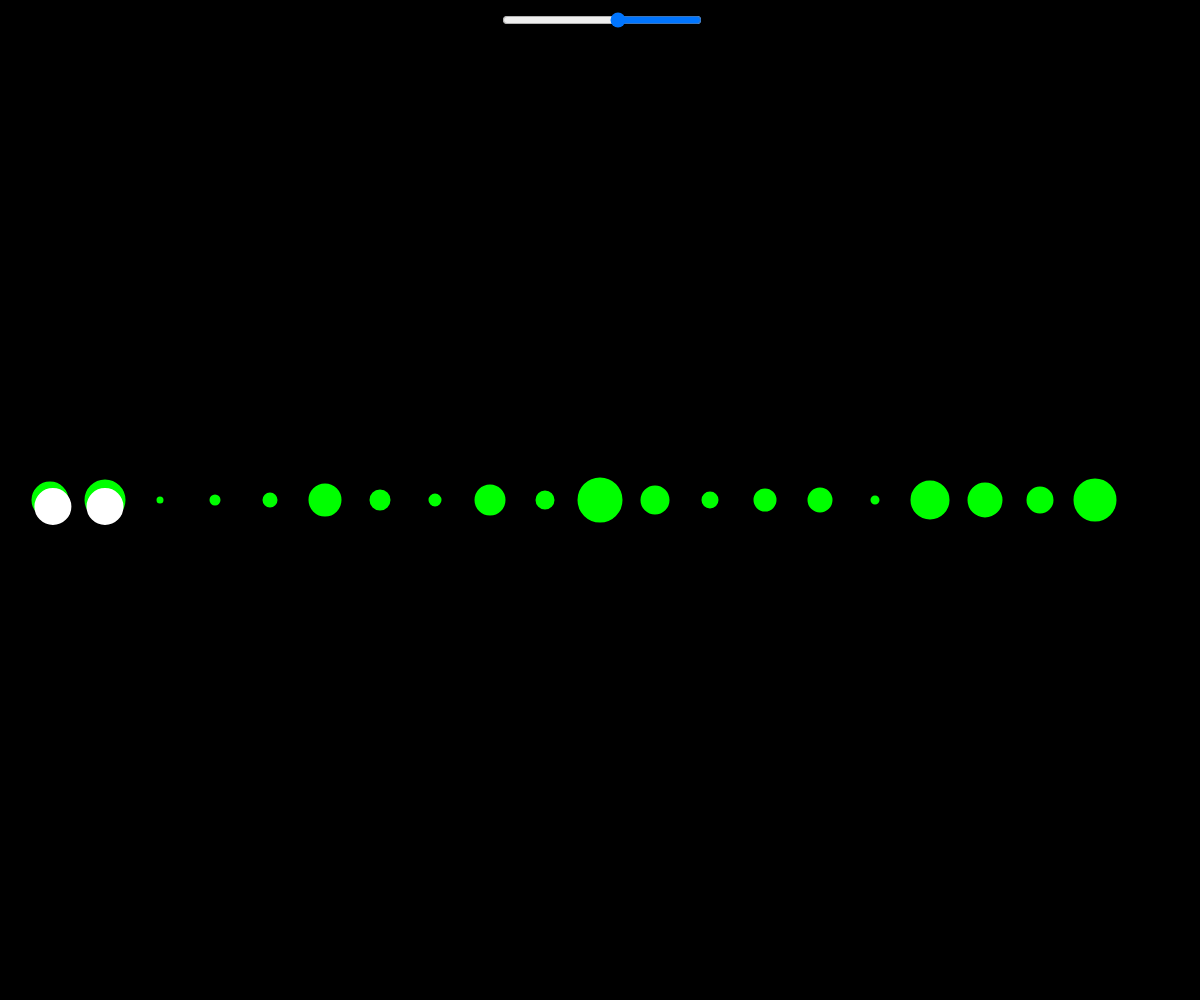
Frame 1 (no input)
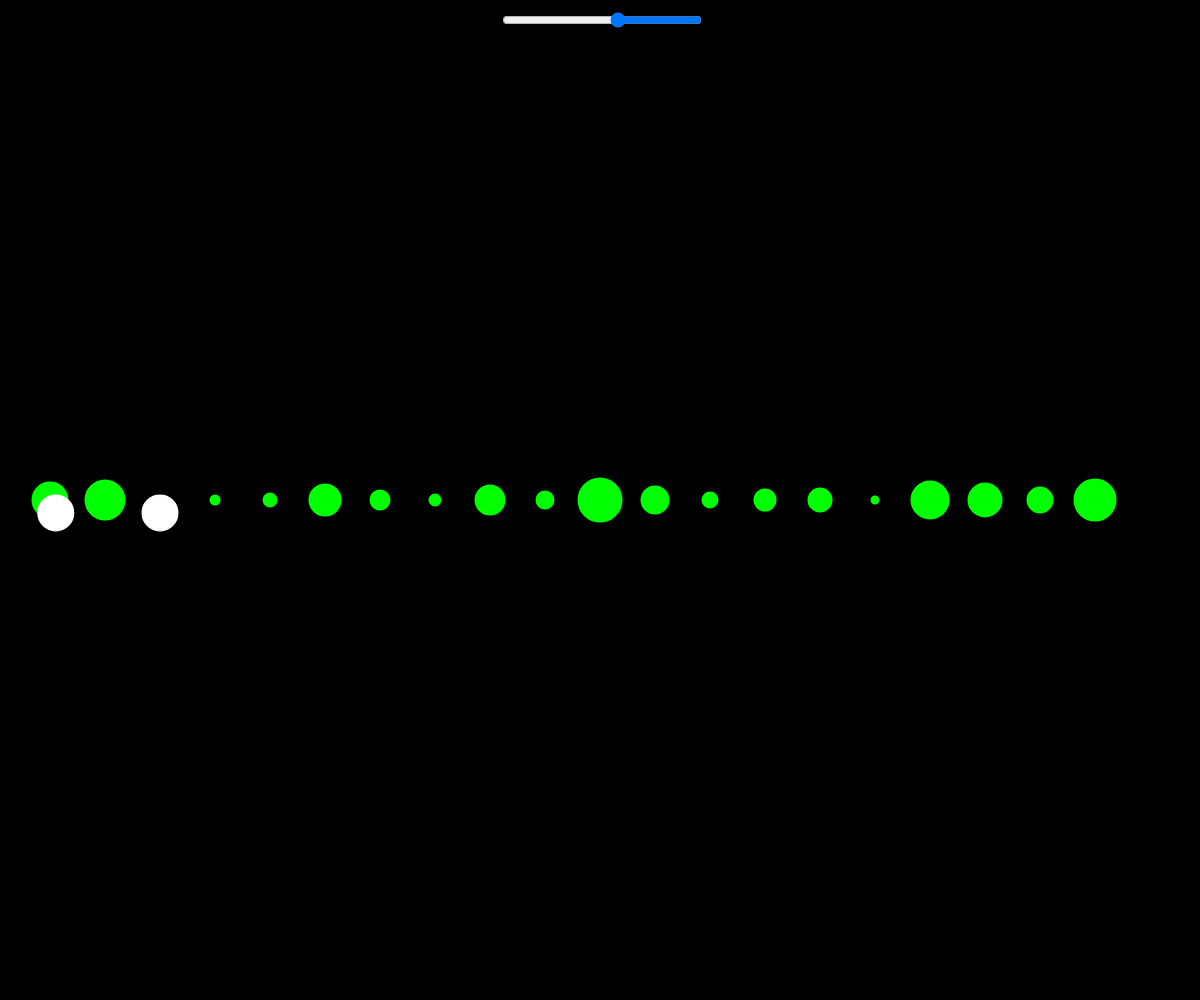
Frame 2 (the mouse pressed at the canvas centre, redrawn once)

The p5.js sketch that drew these frames (run headless with seeded random() and noise() and a simulated clock; the mouse was pressed at the canvas centre and the sketch redrawn once):

// p5.js sketch
// ── sketch.js
let list = new Array(20);
let lookup = [];
let unitW, unitH;
let slider;
const offset = 50;

function setup() {
	createCanvas(windowWidth, windowHeight);

	slider = createSlider(0.3, 2, 1, 0.1);
	slider.style('width', '200px');
	slider.style('direction', 'rtl');
	slider.position(width/2 - 100, 10);
	slider.elt.title = "Speed";

	unitW = (width-2*offset) / list.length;
	unitH = height / list.length;

	list = list.fill().map(() => Math.random());
	let sortedList = list.slice().sort();
	for (let i = 0; i < sortedList.length; i++) {
		lookup[sortedList[i]] = i;
	}

	strokeWeight(2);
	textSize(20);
	textAlign(CENTER, TOP);
	
	noLoop();

	quicksort(list).then(() => cleanAnimation());
}

function draw() {}

function swap(list, i, j) {
	let temp = list[i];
	list[i] = list[j];
	list[j] = temp;
}

async function quicksort(list, low, high) {
	if (typeof low == "undefined") {low = 0; high = list.length-1;}	
	if (low >= high){return Promise.resolve("instantly");}

	let pivotIndex = await pivot(list, low, high);
	await quicksort(list, low, pivotIndex-1);
	await sleep(500*slider.value());
	await quicksort(list, pivotIndex+1, high);
	return sleep(500*slider.value());
}

async function pivot(list, low, high) {
	let pivot = list[low];
	let i = low;
	let j = high+1;

	await animatePivot(list, low, high);
	while(i < j) {
		while(list[++i] < pivot && i != high){await visualize(list, low, high, i, j);}
		await visualize(list, low, high, i, j);
		await blink(list, i);
		while(list[--j] >= pivot && j != low){await visualize(list, low, high, i, j);}
		await visualize(list, low, high, i, j);
		await blink(list, j);
		if (i<j){await animateSwap(list, low, high, low, i, j); swap(list, i, j);}
	}
	if (j!=low) {
		await animateUberSwap(list, low, high, j);
		swap(list, low, j);
	}
	return Promise.resolve(j);
}

async function visualize(list, low, high, i, j) {
	background(0);
	for (let a = 0; a < list.length; a++) {
		if (low <= a && a <= high) {
			stroke(0, 255, 0);
			fill(0, 255, 0);
		} else {
			stroke(255, 255, 255, 55);
			fill(255, 255, 255, 55);
		}
		ellipse(a*unitW + offset, height/2, getR(a), getR(a));			
	}

	j = Math.min(j, high);
	stroke(255);
	fill(255);
	ellipse(offset + i*unitW, getPivotH(), getR(low), getR(low));
	ellipse(offset + j*unitW, getPivotH(), getR(low), getR(low));

	
	return sleep(500*slider.value());
}

async function animatePivot(list, low, high) {
	const frames = (high-low);
	for (let l = 1; l <= frames; l++) {
		background(0);
		for (let a = 0; a < list.length; a++) {
			if (low <= a && a <= high) {
				stroke(0, 255, 0);
				fill(0, 255, 0);
			} else {
				stroke(255, 255, 255, 55);
				fill(255, 255, 255, 55);
			}
			ellipse(a*unitW + offset, height/2, getR(a), getR(a));					
		}

		let deltaX1 = l/frames * unitW;
		let deltaY = l/frames * 3 * getR(list.length-1);
		let deltaX2 = l/frames * (high-low) * unitW;

		fill(255);
		stroke(255);
		ellipse(low*unitW + offset + deltaX1, height/2 + deltaY, getR(low), getR(low));
		ellipse(low*unitW + offset + deltaX2, height/2 + deltaY, getR(low), getR(low));

		await sleep(100*slider.value());
	}
	return sleep(500*slider.value());
}

async function animateSwap(list, low, high, pivot, i, j) {
	function drawPlebs() {
		background(0);
		for (let a = 0; a < list.length; a++) {
			if (a != i && a != j) {
				if (low <= a && a <= high) {
					stroke(0, 255, 0);
					fill(0, 255, 0);
				} else {
					stroke(255, 255, 255, 55);
					fill(255, 255, 255, 55);
				}
				ellipse(a*unitW + offset, height/2, getR(a), getR(a));			
			}
		}

		fill(255);
		stroke(255);
		ellipse(offset + i*unitW, getPivotH(), getR(pivot), getR(pivot));
		ellipse(offset + j*unitW, getPivotH(), getR(pivot), getR(pivot));
		fill(0, 255, 0);
		stroke(0, 255, 0);
	}

	const framesVertical = 5;
	const framesHorizontal = (j-i);
	const verticalDist = 3*getR(list.length-1);

	// Part 1: go upward
	for (let l = 1; l <= framesVertical; l++) {
		drawPlebs();

		let deltaY = l/framesVertical*verticalDist;
		ellipse(offset + i*unitW, height/2 - deltaY, getR(i), getR(i));
		ellipse(offset + j*unitW, height/2 - deltaY, getR(j), getR(j));

		await sleep(100*slider.value());
	}

	// Part 2: go to new x position
	for (let l = 1; l <= framesHorizontal; l++) {
		drawPlebs();

		let deltaX = (j-i)*unitW/framesHorizontal*l;
		ellipse(offset + i*unitW + deltaX, height/2 - verticalDist, getR(i), getR(i));
		ellipse(offset + j*unitW - deltaX, height/2 - verticalDist, getR(j), getR(j));

		await sleep(100*slider.value());
	}

	// Part 3: go down
	for (let l = 1; l <= framesVertical; l++) {
		drawPlebs();

		let deltaY = (framesVertical - l)/framesVertical*verticalDist;
		ellipse(offset + i*unitW, height/2 - deltaY, getR(j), getR(j));
		ellipse(offset + j*unitW, height/2 - deltaY, getR(i), getR(i));

		await sleep(100*slider.value());
	}

	return sleep(350*slider.value());
}

async function animateUberSwap(list, low, high, j) {
	function drawPlebs() {
		background(0);
		for (let a = 0; a < list.length; a++) {
			if (a != j && a!= low) {
				if (low <= a && a <= high) {
					stroke(0, 255, 0);
					fill(0, 255, 0);
				} else {
					stroke(255, 255, 255, 55);
					fill(255, 255, 255, 55);
				}
				ellipse(a*unitW + offset, height/2, getR(a), getR(a));			
			}
		}

		fill(255);
		stroke(255);
		fill(0, 255, 0);
		stroke(0, 255, 0);
	}

	const framesVertical = 5;
	const framesHorizontal = 15;
	const verticalDist = 3*getR(list.length-1);

	// Part 1: go upward
	for (let l = 1; l <= framesVertical; l++) {
		drawPlebs();

		let deltaY = l/framesVertical*verticalDist;
		ellipse(offset + low*unitW, height/2 - deltaY, getR(low), getR(low));
		ellipse(offset + j*unitW, height/2 - deltaY, getR(j), getR(j));

		await sleep(150*slider.value());
	}

	// Part 2: go to new x position
	for (let l = 1; l <= framesHorizontal; l++) {
		drawPlebs();

		let deltaX = (j-low)*unitW/framesHorizontal*l;
		ellipse(offset + low*unitW + deltaX, height/2 - verticalDist, getR(low), getR(low));
		ellipse(offset + j*unitW - deltaX, height/2 - verticalDist, getR(j), getR(j));

		await sleep(150*slider.value());
	}

	// Part 3: go down
	for (let l = 1; l <= framesVertical; l++) {
		drawPlebs();

		let deltaY = (framesVertical - l)/framesVertical*verticalDist;
		ellipse(offset + low*unitW, height/2 - deltaY, getR(j), getR(j));
		ellipse(offset + j*unitW, height/2 - deltaY, getR(low), getR(low));

		await sleep(150*slider.value());
	}

	return sleep(500*slider.value());
}

async function blink(list, idx) {
	fill(255);
	stroke(255);
	ellipse(offset + idx*unitW, height/2, getR(idx), getR(idx));
	await sleep(400*slider.value());
	fill(0, 255, 0);
	stroke(0, 255, 0);
	ellipse(offset + idx*unitW, height/2, getR(idx), getR(idx));
	return Promise.resolve("instantly");
}

async function sleep(ms) {
	return new Promise(
		resolve => {
			setTimeout(() => resolve(), ms);
		}
	);
}

function getR(idx) {
	return 5+2*lookup[list[idx]];
}

function getPivotH() {
	return height/2 + 3*getR(list.length-1);
}

function cleanAnimation() {
	background(0);
	// (x, y) = (current index, correct index)
	for (let a = 0; a < list.length; a++) {
		stroke(255, 255, 255, 55);
		fill(255, 255, 255, 55);
		ellipse(a*unitW + offset, height/2, getR(a), getR(a));			
	}
	setTimeout(plug(), 1000);
}

function plug() {
	fill(255);
	textSize(64);
	textAlign(CENTER, CENTER);
	text("Half puntje waard?", width/2, height/2);
	text("Groetjes, r0708572", width/2, 3*height/4);
}
